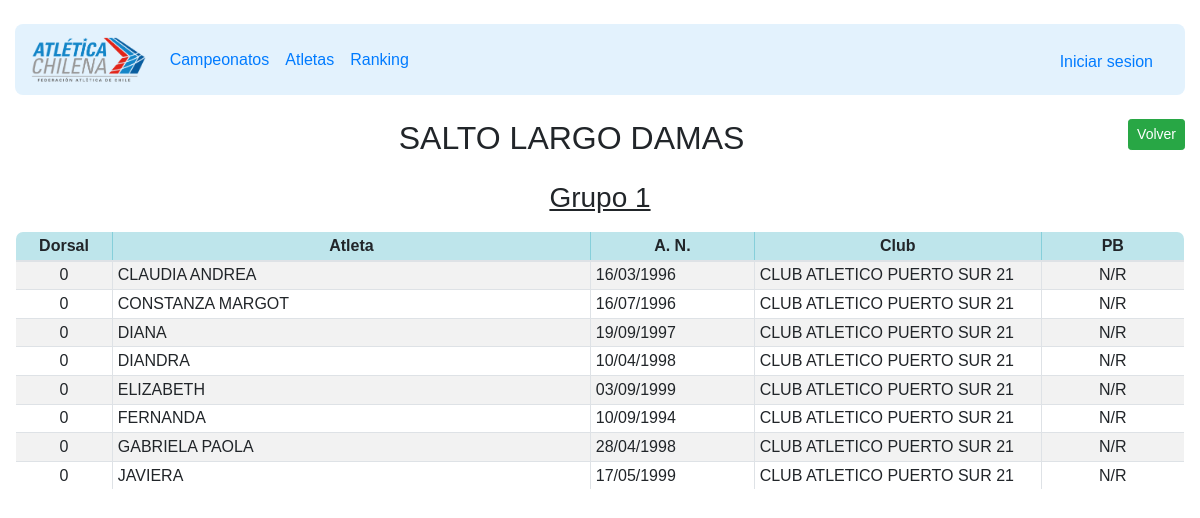
The page /competition/starlist/2139 on the database its author committed.
### apps/competition/models.py (models this page shows, shortened)
class Competitions(models.Model):
    eventId = models.ForeignKey(Events,null=False,blank=False,on_delete=models.CASCADE)
    stageId = models.ForeignKey(Stages,null=False,blank=False,on_delete=models.CASCADE)
    round = models.IntegerField(choices=ROUND_CHOICES,null=False,blank=False,default=0)
    hour = models.TimeField(null=False,blank=False,default='08:00:00')
    category = models.IntegerField(null=False,blank=False,default=0)
    gender = models.IntegerField(choices=GENDER_CHOICES,null=False,blank=False,default=0)
    combinated= models.IntegerField(choices=COMBINATED_CHOICES,null=False,blank=False,default=0)
    series = models.BooleanField(null=False,blank=False,default=False)
    observation = models.CharField(max_length=200,null=True,blank=True,default='S/C')
    status = models.IntegerField(choices=STATUS_CHOICES,null=False,blank=False,default=1)
    def name(self):
        return "%s %s"%(self.eventId.name(),self.get_gender())
    def get_CID(self):
        return self.stageId.championshipId.id
    def get_gender(self):
        return GENDER_CHOICES[self.gender][1]
    def get_type(self):
        return self.eventId.eventType

class Events(models.Model):
    eventName = models.CharField(max_length=200,null=False,blank=False,default='Evento')
    eventType = models.IntegerField(choices=EVENT_TYPE_CHOICES,null=False,blank=False,default=0)
    status = models.IntegerField(choices=STATUS_CHOICES,null=False,blank=False,default=1)
    def name(self):
        return self.eventName

class AbstractHeats(models.Model):
    competitionId = models.ForeignKey(Competitions,related_name="%(class)s",null=False,blank=False,on_delete=models.CASCADE)
    numberHeat = models.IntegerField(null=False,blank=False,default=0)
    observation = models.CharField(max_length=200,default='S/0')
    status = models.IntegerField(choices=STATUS_CHOICES,null=False,blank=False,default=1)
    class Meta:
        abstract=True

class JumpHeats(AbstractHeats):
    def serie(self):
        return "Grupo %s"%(self.numberHeat)

class AbstractAssignments(models.Model):
    athleteId = models.ForeignKey(Athletes,related_name="%(class)s",null=False,blank=False,on_delete=models.CASCADE)
    personalBest = models.CharField(max_length=200,default='N/R')
    result = models.CharField(max_length=200, default='.')
    place = models.IntegerField(default=99)
    strAthle = models.CharField(max_length=200,null=False,blank=False,default="PIVOTE")
    strClub = models.CharField(max_length=200,null=False,blank=False,default="PIVOTE")
    status = models.IntegerField(choices=STATUS_CHOICES,null=False,blank=False,default=1)
    class Meta:
        abstract=True

class JumpAssignments(AbstractAssignments):
    heatId = models.ForeignKey(JumpHeats,related_name='asigned',null=False,blank=False,on_delete=models.CASCADE)
    competitionNumber = models.IntegerField(null=False,blank=False,default=0)

### apps/athlete/models.py (models this page shows, shortened)
class Athletes(models.Model):
    clubId = models.ForeignKey(Clubs,null=False,blank=False,on_delete=models.CASCADE)
    firstName = models.CharField(max_length=200, default='FIRSTNAME')
    secondName = models.CharField(max_length=200,default='SECONNAME')
    surname =  models.CharField(max_length=200,default='SURNAME')
    secondSurname = models.CharField(max_length=200,default='sSURNAME')
    rut = models.CharField(max_length=200,default='RUT')
    gender = models.IntegerField(choices=GENDER_CHOICES,null=False,blank=False,default=0)
    birthdate = models.DateField(default='2021-07-25')
    age = models.IntegerField(default=0)
    categoria = models.IntegerField(choices=CATEGORY_CHOICES, default=0)
    gender = models.IntegerField(choices=GENDER_CHOICES,default=0)
    size = models.CharField(max_length=4, null=False,blank=False,default='.')
    height = models.CharField(max_length=4,null=False,blank=False,default='.')
    cellphone = models.CharField(max_length=9,null=False,blank=False,default='.')
    email = models.CharField(max_length=30,null=False,blank=False,default='.')
    coach = models.CharField(max_length=10,null=False,blank=False,default='.')
    region = models.CharField(max_length=10,null=False,blank=False,default='.')
    status = models.IntegerField(choices=STATUS_CHOICES,null=False,blank=False,default=1)
    created_at = models.DateTimeField(auto_now=True,null=False,blank=False)
    updated_at = models.DateTimeField(auto_now=True,null=False,blank=False)
    def name(self):
        return self.firstName

### apps/member/models.py (models this page shows)
class Clubs(models.Model):
    clubName = models.CharField(max_length=200,null=False,blank=False,default='CLUB')
    def __str__(self):
        return "%s %s"%(self.clubName,self.id)

### apps/competition/views.py (the view)
# urls.py: path('starlist/<int:comptID>',startlistView,name='startlistView'),
def startlistView(request,comptID):
    if Qlog_user(request.user):
        return internalSV(request,comptID)
    else:
        return externalSV(request,comptID)

### apps/competition/models.py (called while the page is built)
    @staticmethod
    def get_competition(cID):
        try:
            competition_list = Competitions.objects.get(id=cID)
            return competition_list
        except Exception as e:
            print("error en get_competition",e)

    @staticmethod
    def get_heats(cID,htype):
        heats = {1:SpeedHeats,2:MidHeats,3:JumpHeats,4:JumpHeats,5:ThrowHeats,}
        try:
            heat_class = heats[htype]
            heats_list = list(heat_class.objects.filter(competitionId=cID))
            total_data = []
            for data in heats_list:
                total = data.asigned.all().order_by('place')
                aux_dict = {'heat':data,'assign':list(total)}
                total_data.append(aux_dict)
            return total_data
        except Exception as e:
            print("error buscando los heats",e)

### apps/competition/views.py (called while the page is built)
def externalSV(request,comptID):
    templates = {1:'External/competitions/eStartlistSP.html',2:'External/competitions/eStartlistMD.html',
                3:'External/competitions/eStartlistJP.html',4:'External/competitions/eStartlistPV.html',5:'External/competitions/eStartlistTW.html'}
    competition = CF.get_competition(comptID)
    cID = competition.get_CID()
    ctype = competition.get_type()
    heats = CF.get_heats(comptID,ctype)
    if request.method == 'POST':
        pass
    elif request.method == 'GET':
        pass
    return render(request,templates[ctype],{'cID':cID,'id':comptID,'competition':competition,'heats_data':heats})

### base/utils.py (called while the page is built)
def Qlog_user(user):
    if user == AnonymousUser():
        return False
    else:
        return True

### templates/External/competitions/eStartlistJP.html
{% extends 'External/competitions/eStartlist.html' %}
{% block tables %}
    {% if heats_data %}
        {% for heat in heats_data %}
            <h3 class="text-center mt-4 mb-3"><u>{{heat.heat.serie}}</u></h4>
                <table class="table table-sm table-striped table-bordered taborder" >
                <thead class="table-info">
                    <tr>
                        <th class="text-center" style="width: 3%;">Dorsal</th>
                        <th class="text-center" style="width: 20%;">Atleta</th>
                        <th class="text-center" style="width: 6%;">A. N.</th>
                        <th class="text-center" style="width: 12%;">Club</th>
                        <th class="text-center" style="width: 6%;">PB</th>
                    </tr>
                </thead>
                <tbody>
                    {% for atle in heat.assign %}
                    <tr>
                        <td class="text-center">0</td>
                        {% if atle.strAthle == 'PIVOTE' %}
                            <td>{{atle.athleteId.name}}</td>
                            <td>{{atle.athleteId.birthdate |date:"d/m/Y"}}</td>
                            <td>{{atle.athleteId.clubId}}</td>
                        {% else %}
                            <td >{{atle.strAthle}}</td>
                            <td >--/--/----</td>
                            <td >{{atle.strClub}}</td>
                        {% endif %}
                        <td class="text-center">{{atle.personalBest}}</td>
                    </tr>
                    {% endfor %}
                </tbody>
            </table>
        {% endfor %}
    {% else %}
        <h3 class="text-center">No hay series registradas hasta el momento.</h3>
    {% endif %}
{% endblock %}

### templates/External/competitions/eStartlist.html (shortened to what this page needs)
{% extends 'External/eBase.html' %}
{% block content %}
    <div class="container-fluid mt-4">
        {% if competition %}
            <a type="button" class="btn btn-sm btn-success float-right" href="{% url 'reviewChampionship' cID %}">Volver</a>
            <h2 class="text-center">{{competition.name}}</h2>
            {% block tables %}
            {% endblock %}
        {% else %}
            <h1 class="text-center">Error</h1>
        {% endif %}
    </div>
{% endblock %}

### static/css/customs.css (style rules this page uses)
.taborder { border-collapse: collapse; border-radius: 0.5em; overflow: hidden; width: 100%; }

### templates/External/eBase.html (style rules this page uses)
body { font-family: 'Helvetica'; }

### rows shown on the page
Competitions: name "SALTO LARGO DAMAS"
JumpHeats: heat.serie "Grupo 1"
JumpAssignments: athleteId.name "CLAUDIA ANDREA", athleteId.birthdate "16/03/1996", athleteId.clubId "CLUB ATLETICO PUERTO SUR 21", personalBest "N/R"
JumpAssignments: athleteId.name "CONSTANZA MARGOT", athleteId.birthdate "16/07/1996", athleteId.clubId "CLUB ATLETICO PUERTO SUR 21", personalBest "N/R"
JumpAssignments: athleteId.name "DIANA", athleteId.birthdate "19/09/1997", athleteId.clubId "CLUB ATLETICO PUERTO SUR 21", personalBest "N/R"
JumpAssignments: athleteId.name "DIANDRA", athleteId.birthdate "10/04/1998", athleteId.clubId "CLUB ATLETICO PUERTO SUR 21", personalBest "N/R"
JumpAssignments: athleteId.name "ELIZABETH", athleteId.birthdate "03/09/1999", athleteId.clubId "CLUB ATLETICO PUERTO SUR 21", personalBest "N/R"
JumpAssignments: athleteId.name "FERNANDA", athleteId.birthdate "10/09/1994", athleteId.clubId "CLUB ATLETICO PUERTO SUR 21", personalBest "N/R"
JumpAssignments: athleteId.name "GABRIELA PAOLA", athleteId.birthdate "28/04/1998", athleteId.clubId "CLUB ATLETICO PUERTO SUR 21", personalBest "N/R"
JumpAssignments: athleteId.name "JAVIERA", athleteId.birthdate "17/05/1999", athleteId.clubId "CLUB ATLETICO PUERTO SUR 21", personalBest "N/R"
